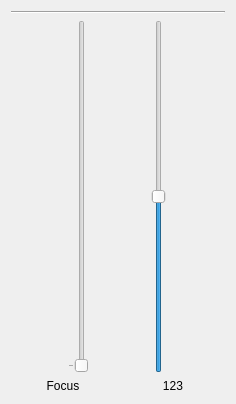
<?xml version="1.0" encoding="UTF-8"?>
<ui version="4.0">
 <class>focusControlWidget</class>
 <widget class="QWidget" name="focusControlWidget">
  <property name="geometry">
   <rect>
    <x>0</x>
    <y>0</y>
    <width>236</width>
    <height>404</height>
   </rect>
  </property>
  <property name="windowTitle">
   <string>Form</string>
  </property>
  <layout class="QVBoxLayout" name="verticalLayout">
   <item>
    <widget class="Line" name="line">
     <property name="orientation">
      <enum>Qt::Horizontal</enum>
     </property>
    </widget>
   </item>
   <item>
    <layout class="QHBoxLayout" name="horizontalLayout">
     <item>
      <widget class="bSlider" name="positionSlider">
       <property name="orientation">
        <enum>Qt::Vertical</enum>
       </property>
       <property name="tickPosition">
        <enum>QSlider::TicksAbove</enum>
       </property>
       <property name="tickInterval">
        <number>1000</number>
       </property>
      </widget>
     </item>
     <item>
      <widget class="bSlider" name="speedSlider">
       <property name="minimum">
        <number>-100</number>
       </property>
       <property name="maximum">
        <number>100</number>
       </property>
       <property name="orientation">
        <enum>Qt::Vertical</enum>
       </property>
      </widget>
     </item>
    </layout>
   </item>
   <item>
    <layout class="QHBoxLayout" name="horizontalLayout_2">
     <item>
      <widget class="QLabel" name="label">
       <property name="text">
        <string>Focus</string>
       </property>
       <property name="alignment">
        <set>Qt::AlignCenter</set>
       </property>
      </widget>
     </item>
     <item>
      <widget class="QLabel" name="coordLabel">
       <property name="text">
        <string>123</string>
       </property>
       <property name="alignment">
        <set>Qt::AlignCenter</set>
       </property>
      </widget>
     </item>
    </layout>
   </item>
  </layout>
 </widget>
 <customwidgets>
  <customwidget>
   <class>bSlider</class>
   <extends>QSlider</extends>
   <header location="global">bslider.h</header>
  </customwidget>
 </customwidgets>
 <resources/>
 <connections/>
</ui>
